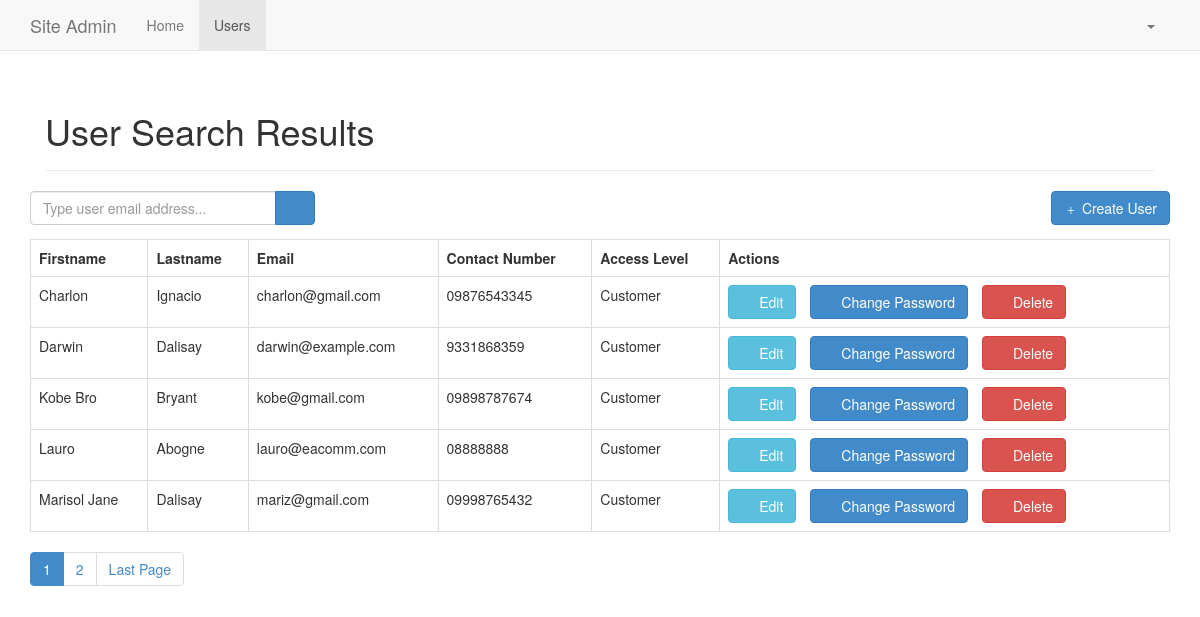
The app's page /admin/search_users.php with its own data.
### tables this page shows
CREATE TABLE IF NOT EXISTS `users` (
  `id` int(11) NOT NULL AUTO_INCREMENT,
  `firstname` varchar(32) NOT NULL,
  `lastname` varchar(32) NOT NULL,
  `email` varchar(64) NOT NULL,
  `contact_number` varchar(64) NOT NULL,
  `address` text NOT NULL,
  `password` varchar(512) NOT NULL,
  `access_level` varchar(16) NOT NULL,
  `access_code` text NOT NULL,
  `status` int(11) NOT NULL COMMENT '0=pending,1=confirmed',
  `created` datetime NOT NULL,
  `modified` timestamp NOT NULL DEFAULT CURRENT_TIMESTAMP ON UPDATE CURRENT_TIMESTAMP,
  PRIMARY KEY (`id`)
);

### admin/search_users.php (called while the page is built, shortened)
<?php
include_once "../config/core.php";
include_once '../objects/user.php';
$database = new Database();
$db = $database->getConnection();
$user = new User($db);
$search_term=isset($_GET['s']) ? $_GET['s'] : '';
$page_title = "User Search Results";
include_once "layout_head.php";
$stmt = $user->search($search_term, $from_record_num, $records_per_page);
$num = $stmt->rowCount();
$page_url="search_users.php?s={$search_term}&";
include_once "read_users_template.php";
include_once "layout_foot.php";
?>

### config/core.php (called while the page is built, shortened)
<?php
$home_url="https://www.codeofaninja.com/demos/php-login-system/";
$page = isset($_GET['page']) ? $_GET['page'] : 1;
$records_per_page = 5;
$from_record_num = ($records_per_page * $page) - $records_per_page;
?>

### objects/user.php (called while the page is built, shortened)
<?php
class User{
    private $conn;
    private $table_name = "users";
    public function __construct($db){
        $this->conn = $db;
    }
	public function countAll_BySearch($search_term){
		$query = "SELECT id FROM " . $this->table_name . " WHERE email LIKE ?";
		$stmt = $this->conn->prepare( $query );
		$search_term = "%{$search_term}%";
		$search_term=htmlspecialchars(strip_tags($search_term));
		$stmt->bindParam(1, $search_term);
		$stmt->execute();
		$num = $stmt->rowCount();
		return $num;
	}
	function search($search_term, $from_record_num, $records_per_page){
		$query = "SELECT id, firstname, lastname, email, contact_number, access_level, created
				FROM " . $this->table_name . "
				WHERE email LIKE ?
				ORDER BY email ASC
				LIMIT ?, ?";
		$stmt = $this->conn->prepare( $query );
		$search_term = "%{$search_term}%";
		$search_term=htmlspecialchars(strip_tags($search_term));
		$stmt->bindParam(1, $search_term);
		$stmt->bindParam(2, $from_record_num, PDO::PARAM_INT);
		$stmt->bindParam(3, $records_per_page, PDO::PARAM_INT);
		$stmt->execute();
		return $stmt;
	}
}
?>

### admin/read_users_template.php (the view)
	<div class="col-md-3 pull-left padding-zero">
		<form role="search" action='search_users.php'>
			<div class="input-group">
				<input type="text" class="form-control" placeholder="Type user email address..." name="s" id="srch-term" required <?php echo isset($search_term) ? "value='$search_term'" : ""; ?> />
				<div class="input-group-btn">
					<button class="btn btn-primary" type="submit"><i class="glyphicon glyphicon-search"></i></button>
				</div>
			</div>
		</form>
	</div>
	<a href='create_user.php' class="btn btn-primary pull-right margin-bottom-1em">
		<span class="glyphicon glyphicon-plus"></span> Create User
	</a>
<?php
if($num>0){
    echo "<table class='table table-hover table-responsive table-bordered'>";
        echo "<tr>";
			echo "<th>Firstname</th>";
			echo "<th>Lastname</th>";
            echo "<th>Email</th>";
            echo "<th>Contact Number</th>";
            echo "<th>Access Level</th>";
			echo "<th>Actions</th>";
        echo "</tr>";
        while ($row = $stmt->fetch(PDO::FETCH_ASSOC)){
			extract($row);
            echo "<tr>";
				echo "<td>{$firstname}</td>";
                echo "<td>{$lastname}</td>";
                echo "<td>{$email}</td>";
				echo "<td>{$contact_number}</td>";
				echo "<td>{$access_level}</td>";
                echo "<td>";
					echo "<a href='update_user.php?id={$id}' class='btn btn-info' style='margin:0 1em 0 0;'>";
						echo "<span class='glyphicon glyphicon-edit'></span> Edit";
					echo "</a>";
					echo "<a href='change_password.php?id={$id}' class='btn btn-primary' style='margin:0 1em 0 0;'>";
						echo "<span class='glyphicon glyphicon-edit'></span> Change Password";
					echo "</a>";
					if($id!=1){
						echo "<a delete-id='{$id}' delete-file='delete_user.php' class='btn btn-danger delete-object margin-left-1em'>";
							echo "<span class='glyphicon glyphicon-remove'></span> Delete";
						echo "</a>";
					}
                echo "</td>";
            echo "</tr>";
        }
    echo "</table>";
	$total_rows=0;
	if(isset($search_term) && $page_url=="search_users.php?s={$search_term}&"){
		$total_rows = $user->countAll_BySearch($search_term);
	}
	else if($page_url=="read_users.php?"){
		$total_rows = $user->countAll();
	}
	include_once 'paging.php';
}
else{
    echo "<div class=\"alert alert-danger\" role=\"alert\">";
		echo "<strong>No users found.</strong>";
	echo "</div>";
}
?>

### admin/layout_head.php (shortened to what this page needs)
<!DOCTYPE html>
<html lang="en">
<head>
 	<link href="<?php echo $home_url; ?>libs/js/bootstrap/dist/css/bootstrap.css" rel="stylesheet" media="screen">
	<link rel="stylesheet" href="<?php echo $home_url; ?>libs/js/jquery-ui-1.11.4.custom/jquery-ui.min.css" />
	<link rel="stylesheet" type="text/css" href="<?php echo $home_url; ?>libs/js/yellow-text-master/demo/stylesheets/yellow-text-default.css" />
</head>
<body>
	<?php
	include_once "navigation.php";
	?>
    <div class="container">
        <div class="col-md-12">
            <div class="page-header">
                <h1><?php echo isset($page_title) ? $page_title : "The Code of a Ninja"; ?></h1>
            </div>
        </div>

### admin/navigation.php (shortened to what this page needs)
<div class="navbar navbar-default navbar-static-top" role="navigation">
	<div class="container">
		<div class="navbar-header">
			<a class="navbar-brand" href="<?php echo $home_url; ?>admin/index.php">Site Admin</a>
		</div>
		<div class="navbar-collapse collapse">
			<ul class="nav navbar-nav">
				<li <?php echo $page_title=="Admin Index" ? "class='active'" : ""; ?>>
					<a href="<?php echo $home_url; ?>admin/index.php">Home</a>
				</li>
				<li <?php
						echo $page_title=="Users"
							|| $page_title=="Create User"
							|| $page_title=="Update User"
							|| $page_title=="User Search Results"
							|| $page_title=="Change Password"
							|| strip_tags($page_title)=="Users / Edit User"
							|| strip_tags($page_title)=="Users / Create User"
							? "class='active'" : ""; ?> >
					<a href="<?php echo $home_url; ?>admin/read_users.php">Users</a>
				</li>
			</ul>
			<ul class="nav navbar-nav pull-right">
				<li>
					<a href="#" class="dropdown-toggle" data-toggle="dropdown" role="button" aria-expanded="false">
						<span class="glyphicon glyphicon-user" aria-hidden="true"></span>
						&nbsp;&nbsp;<span class="caret"></span>
					</a>
				</li>
			</ul>
		</div>
	</div>
</div>

### admin/paging.php (shortened to what this page needs)
<?php
echo "<ul class=\"pagination margin-zero\">";
$total_pages = ceil($total_rows / $records_per_page);
$range = 2;
$initial_num = $page - $range;
$condition_limit_num = ($page + $range)  + 1;
for ($x=$initial_num; $x<$condition_limit_num; $x++) {
    if (($x > 0) && ($x <= $total_pages)) {
        if ($x == $page) {
            echo "<li class='active'><a href=\"#\">$x <span class=\"sr-only\">(current)</span></a></li>";
        }
        else {
            echo "<li><a href='{$page_url}page=$x'>$x</a></li>";
        }
    }
}
if($page<$total_pages){
    echo "<li><a href='" .$page_url . "page={$total_pages}' title='Last page is {$total_pages}.'>";
        echo "Last Page";
    echo "</a></li>";
}
echo "</ul>";
?>

### admin/layout_foot.php (shortened to what this page needs)
	</div>
</body>
</html>

### admin/layout_head.php (style rules this page uses)
.margin-left-1em { margin:0 1em 0 0; }
.margin-zero { margin:0; }
.padding-zero { padding:0; }
.margin-bottom-1em { margin-bottom:1em; }

### records on screen
users: firstname "Charlon", lastname "Ignacio", email "charlon@gmail.com", contact_number "09876543345", access_level "Customer"
users: firstname "Darwin", lastname "Dalisay", email "darwin@example.com", contact_number "9331868359", access_level "Customer"
users: firstname "Kobe Bro", lastname "Bryant", email "kobe@gmail.com", contact_number "09898787674", access_level "Customer"
users: firstname "Lauro", lastname "Abogne", email "lauro@eacomm.com", contact_number "08888888", access_level "Customer"
users: firstname "Marisol Jane", lastname "Dalisay", email "mariz@gmail.com", contact_number "09998765432", access_level "Customer"

### other values on screen
$page_title "User Search Results"
